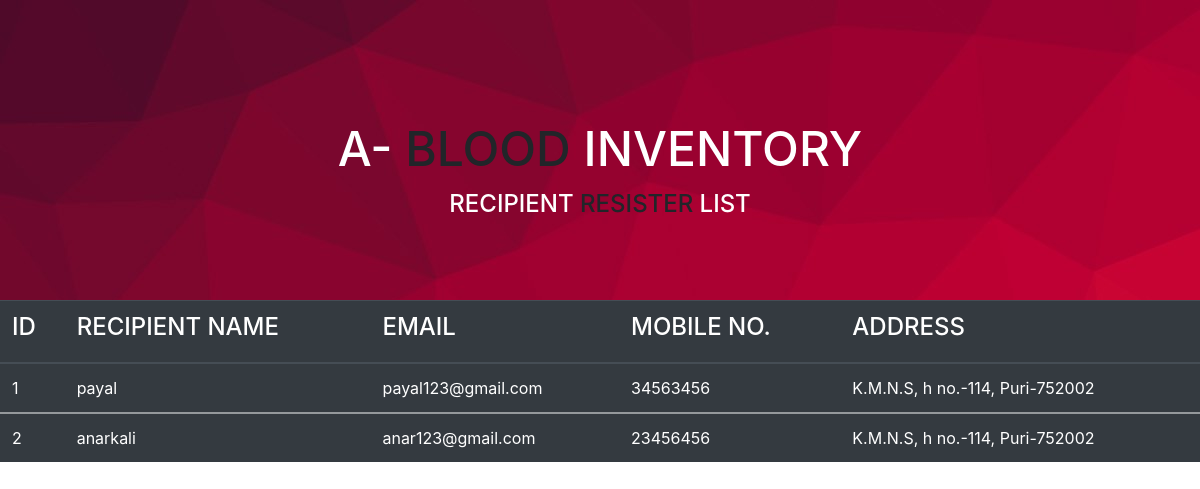
/anegetiverecipient.php, run on the app's committed database.
### tables this page shows
CREATE TABLE `anegetiverecipientdetail` (
  `id` int(11) NOT NULL,
  `aneg_recipient_name` varchar(255) NOT NULL,
  `aneg_recipient_email` varchar(255) NOT NULL,
  `aneg_recipient_mobno` int(20) NOT NULL,
  `aneg_recipient_address` varchar(255) NOT NULL
);

### anegetiverecipient.php (the view, shortened to what this page needs)
<!DOCTYPE html>
<html>
<head>
	<link  rel="stylesheet" href="https://stackpath.bootstrapcdn.com/bootstrap/4.2.1/css/bootstrap.min.css">
	<link  rel="stylesheet" href="https://cdn.datatables.net/1.10.25/css/dataTables.bootstrap4.min.css">
<div style="background-image:url('inventory.jpg'); height: 300px;">
<div></div>
        <div></div>
        <div></div>
        <div></div>
        <div></div>
        <h1><center><font color="white" size="20px">A-</font><font size="20px"> BLOOD</font><font color="white" size="20px"> INVENTORY</font></center></h1>
		<h3><center><font color="white" size="5px">RECIPIENT</font><font size="5px"> RESISTER</font><font color="white" size="5px"> LIST</font></center></h3>
</div>
</head>
<body>
<?php
include 'recipientconfig.php';
			$query = " select * from anegetiverecipientdetail ";
			$query_run =mysqli_query($conn,$query);
?>
<table id="datatableid" class="table table-dark table-hover">
  <thead>
    <tr>
      <th scope="col"><h4>ID</h4></th>
      <th scope="col"><h4>RECIPIENT NAME</h4></th>
      <th scope="col"><h4>EMAIL</h4></th>
      <th scope="col"><h4>MOBILE NO.</h4></th>
	  <th scope="col"><h4>ADDRESS</h4></th>
    </tr>
  </thead>
 <?php
		if($query_run)
			{
				foreach($query_run as $row)
				{
?>
  <tbody>
    <tr>
      <td><?php echo $row['id']; ?></td>
      <td><?php echo $row['aneg_recipient_name']; ?> </td>
      <td><?php echo $row['aneg_recipient_email']; ?> </td>
	  <td><?php echo $row['aneg_recipient_mobno']; ?> </td>
	  <td><?php echo $row['aneg_recipient_address']; ?> </td>
    </tr>
  </tbody>
<?php
				}
			}
			else
			{
				echo "No Records Found";
			}
?>
</table>
</body>
</html>

### data on the page
anegetiverecipientdetail: id "1", aneg_recipient_name "payal", aneg_recipient_email "payal123@gmail.com", aneg_recipient_mobno "34563456", aneg_recipient_address "K.M.N.S, h no.-114, Puri-752002"
anegetiverecipientdetail: id "2", aneg_recipient_name "anarkali", aneg_recipient_email "anar123@gmail.com", aneg_recipient_mobno "23456456", aneg_recipient_address "K.M.N.S, h no.-114, Puri-752002"
